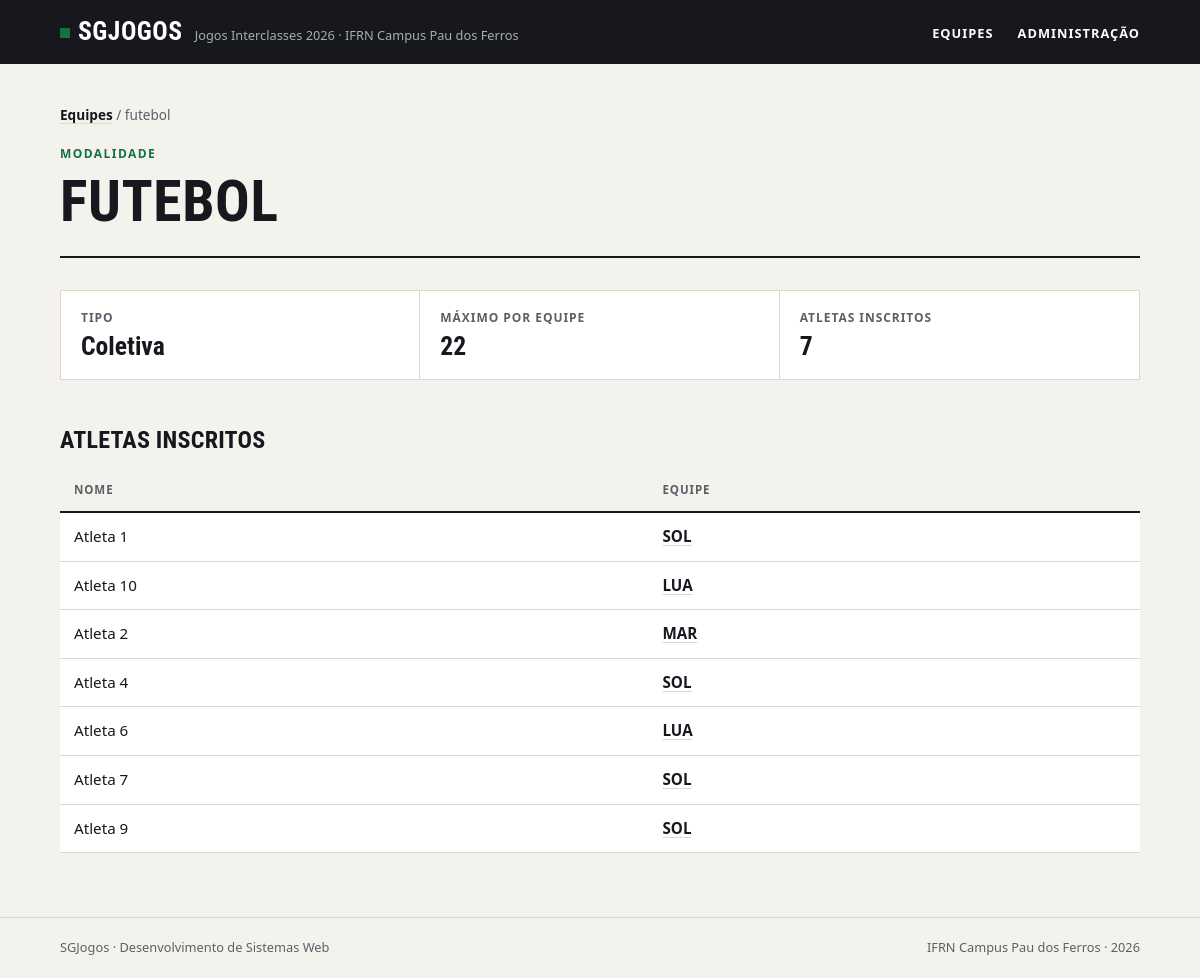
The app's page /modalidades/1/ with its own data.
### jogos/models.py (models this page shows, shortened)
class Modalidade(models.Model):
    tipo_choices = [
        ('Coletiva', 'COLETIVA'),
        ('Individual', 'INDIVIDUAL'),
    ]
    nome = models.CharField(max_length=50, unique=True)
    tipo = models.CharField(max_length=10, choices=tipo_choices)
    max_atletas = models.PositiveIntegerField()
    class Meta:
        verbose_name="Modalidade"
        verbose_name_plural = "Modalidades"
        ordering = ['nome']

class Atleta(models.Model):
    nome = models.CharField(max_length=50)
    matricula = models.CharField(max_length=20, unique=True)
    data_nascimento = models.DateField()
    equipe = models.ForeignKey(Equipe, on_delete=models.PROTECT, related_name='atletas')
    modalidade = models.ManyToManyField(Modalidade, related_name='atletas', blank=True)
    class Meta:
        verbose_name="Atleta"
        verbose_name_plural = "Atletas"
        ordering = ['nome']

class Equipe(models.Model):
    nome = models.CharField(max_length=50, unique=True)
    curso = models.CharField(max_length=50)
    cor = models.CharField(max_length=8)
    criada_em = models.DateTimeField(auto_now_add=True)
    tecnico = models.OneToOneField(Tecnico, on_delete=models.CASCADE, related_name='equipe', null=True, blank=True)
    class Meta:
        verbose_name="Equipe"
        verbose_name_plural = "Equipes"
        ordering = ['nome']

### jogos/views.py (the view)
# urls.py: path('modalidades/<int:modalidade_id>/', views.modalidade, name='modalidade'),
def modalidade(request, modalidade_id):
    modalidade = get_object_or_404(Modalidade, id=modalidade_id)
    return render(request, 'jogos/modalidade.html', {'modalidade': modalidade})

### jogos/templates/jogos/modalidade.html
{% extends 'base.html' %}
{% block content %}
    <nav class="trilha"><a href="{% url 'jogos:index' %}">Equipes</a> / {{ modalidade.nome }}</nav>
    <header class="topo">
        <span class="sobretitulo">Modalidade</span>
        <h1>{{ modalidade.nome }}</h1>
    </header>
    <dl class="numeros">
        <div>
            <dt>Tipo</dt>
            <dd>{{ modalidade.tipo }}</dd>
        </div>
        <div>
            <dt>Máximo por equipe</dt>
            <dd>{{ modalidade.max_atletas }}</dd>
        </div>
        <div>
            <dt>Atletas inscritos</dt>
            <dd>{{ modalidade.atletas.count }}</dd>
        </div>
    </dl>
    <h2>Atletas inscritos</h2>
    <div class="tabela">
        <table>
            <thead>
                <tr>
                    <th>Nome</th>
                    <th>Equipe</th>
                </tr>
            </thead>
            <tbody>
                {% for atleta in modalidade.atletas.all %}
                <tr>
                    <td>{{ atleta.nome }}</td>
                    <td><a href="{% url 'jogos:equipe' atleta.equipe.id %}">{{ atleta.equipe.nome }}</a></td>
                </tr>
                {% empty %}
                <tr>
                    <td class="vazio" colspan="2">Nenhum atleta inscrito nesta modalidade.</td>
                </tr>
                {% endfor %}
            </tbody>
        </table>
    </div>
{% endblock %}

### static/css/style.css (style rules this page uses)
:root { --papel: #f4f2ed; --branco: #ffffff; --tinta: #16181d; --tinta-suave: #5c5f67; --linha: #dcd8ce; --verde: #12733f; --verde-claro: #e2efe6; --fonte-texto: system-ui, -apple-system, "Segoe UI", Roboto, Ubuntu, "Helvetica Neue", Arial, sans-serif; --fonte-titulo: "Bahnschrift SemiCondensed", "Bahnschrift", "Avenir Next Condensed", "Roboto Condensed", "Ubuntu Condensed", "Arial Narrow", var(--fonte-texto); }
*, *::before, *::after { box-sizing: border-box; }
* { margin: 0; padding: 0; }
body { min-height: 100vh; display: flex; flex-direction: column; background: var(--papel); color: var(--tinta); font-family: var(--fonte-texto); font-size: 1rem; line-height: 1.55; -webkit-font-smoothing: antialiased; }
a { color: inherit; }
h1, h2, h3 { font-family: var(--fonte-titulo); font-stretch: condensed; font-weight: 700; line-height: 1.05; text-transform: uppercase; letter-spacing: 0.01em; }
.topo { padding-bottom: 24px; margin-bottom: 32px; border-bottom: 2px solid var(--tinta); }
.sobretitulo { display: block; margin-bottom: 8px; color: var(--verde); font-size: 0.75rem; font-weight: 700; letter-spacing: 0.12em; text-transform: uppercase; }
h1 { font-size: clamp(2.2rem, 6vw, 3.6rem); }
h2 { margin: 48px 0 16px; font-size: 1.5rem; }
.trilha { margin-bottom: 20px; color: var(--tinta-suave); font-size: 0.85rem; }
.trilha a { color: var(--tinta); font-weight: 600; text-decoration-color: var(--linha); text-underline-offset: 3px; }
.numeros { display: grid; grid-template-columns: repeat(auto-fit, minmax(180px, 1fr)); border: 1px solid var(--linha); background: var(--branco); }
.numeros div { padding: 18px 20px; border-right: 1px solid var(--linha); }
.numeros div:last-child { border-right: none; }
.numeros dt { color: var(--tinta-suave); font-size: 0.75rem; font-weight: 700; letter-spacing: 0.08em; text-transform: uppercase; }
.numeros dd { margin-top: 4px; font-family: var(--fonte-titulo); font-stretch: condensed; font-size: 1.6rem; font-weight: 700; line-height: 1.15; font-variant-numeric: tabular-nums; overflow-wrap: anywhere; }
.tabela { overflow-x: auto; }
table { width: 100%; border-collapse: collapse; background: var(--branco); font-size: 0.95rem; font-variant-numeric: tabular-nums; }
th, td { padding: 12px 14px; border-bottom: 1px solid var(--linha); text-align: left; vertical-align: top; }
th { border-bottom: 2px solid var(--tinta); background: var(--papel); color: var(--tinta-suave); font-size: 0.72rem; font-weight: 700; letter-spacing: 0.08em; text-transform: uppercase; }
td a { font-weight: 600; text-decoration-color: var(--linha); text-underline-offset: 3px; }

### records on screen
Modalidade: nome "futebol", nome "FUTEBOL", tipo "Coletiva", max_atletas "22", atletas.count "7"
Atleta: nome "Atleta 1", equipe.nome "SOL"
Atleta: nome "Atleta 10", equipe.nome "LUA"
Atleta: nome "Atleta 2", equipe.nome "MAR"
Atleta: nome "Atleta 4", equipe.nome "SOL"
Atleta: nome "Atleta 6", equipe.nome "LUA"
Atleta: nome "Atleta 7", equipe.nome "SOL"
Atleta: nome "Atleta 9", equipe.nome "SOL"
